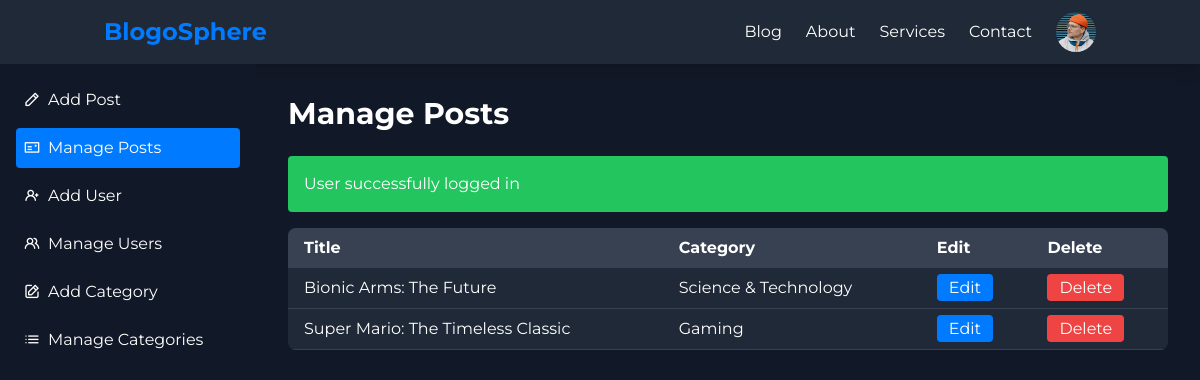
Screenshot of /admin/index.php (signed in) with the database file from the repository.
### tables this page shows
CREATE TABLE `users` (
  `id` int(11) UNSIGNED NOT NULL,
  `firstname` varchar(50) NOT NULL,
  `lastname` varchar(50) NOT NULL,
  `username` varchar(50) NOT NULL,
  `email` varchar(100) NOT NULL,
  `password` varchar(255) NOT NULL,
  `avatar` varchar(255) NOT NULL,
  `is_admin` tinyint(1) NOT NULL
);

CREATE TABLE `posts` (
  `id` int(11) UNSIGNED NOT NULL,
  `title` varchar(255) NOT NULL,
  `body` text NOT NULL,
  `thumbnail` varchar(255) NOT NULL,
  `date_time` timestamp NOT NULL DEFAULT current_timestamp(),
  `category_id` int(11) UNSIGNED DEFAULT NULL,
  `author_id` int(11) UNSIGNED NOT NULL,
  `is_featured` tinyint(1) NOT NULL
);

CREATE TABLE `categories` (
  `id` int(11) UNSIGNED NOT NULL,
  `title` varchar(50) NOT NULL,
  `description` text NOT NULL
);

### admin/index.php (the view, shortened to what this page needs)
<?php
include "../partials/header.php";
$current_user_id = $_SESSION['user-id'];
$query = "SELECT id, title, category_id FROM posts WHERE author_id=$current_user_id ORDER BY id DESC";
$posts = mysqli_query($connection, $query);
?>
<!DOCTYPE html>
<html lang="en">
<head>
    <script src="https://cdn.tailwindcss.com"></script>
    <link rel="stylesheet" href="https://unicons.iconscout.com/release/v4.0.8/css/line.css">
</head>
<body class="bg-v0-dark text-v0-light font-inter">
    <div class="flex min-h-screen">
        <aside class="w-64 bg-gray-900 p-4">
            <nav>
                <ul class="space-y-2">
                    <li>
                        <a href="<?= ROOT_URL ?>admin/add-post.php" class="flex items-center space-x-2 p-2 rounded hover:bg-gray-800 transition duration-200">
                            <i class="uil uil-pen"></i>
                            <span>Add Post</span>
                        </a>
                    </li>
                    <li>
                        <a href="<?= ROOT_URL ?>admin/index.php" class="flex items-center space-x-2 p-2 rounded bg-v0-accent text-white">
                            <i class="uil uil-postcard"></i>
                            <span>Manage Posts</span>
                        </a>
                    </li>
                    <?php if(isset($_SESSION['user_is_admin'])) : ?>
                    <li>
                        <a href="<?= ROOT_URL ?>admin/add-user.php" class="flex items-center space-x-2 p-2 rounded hover:bg-gray-800 transition duration-200">
                            <i class="uil uil-user-plus"></i>
                            <span>Add User</span>
                        </a>
                    </li>
                    <li>
                        <a href="<?= ROOT_URL ?>admin/manage-users.php" class="flex items-center space-x-2 p-2 rounded hover:bg-gray-800 transition duration-200">
                            <i class="uil uil-users-alt"></i>
                            <span>Manage Users</span>
                        </a>
                    </li>
                    <li>
                        <a href="<?= ROOT_URL ?>admin/add-category.php" class="flex items-center space-x-2 p-2 rounded hover:bg-gray-800 transition duration-200">
                            <i class="uil uil-edit"></i>
                            <span>Add Category</span>
                        </a>
                    </li>
                    <li>
                        <a href="<?= ROOT_URL ?>admin/manage-categories.php" class="flex items-center space-x-2 p-2 rounded hover:bg-gray-800 transition duration-200">
                            <i class="uil uil-list-ul"></i>
                            <span>Manage Categories</span>
                        </a>
                    </li>
                    <?php endif ?>
                </ul>
            </nav>
        </aside>
        <main class="flex-1 p-8">
            <h2 class="text-3xl font-bold mb-6">Manage Posts</h2>
            <?php
            $messages = [
                'signin-success' => ['type' => 'success', 'unset' => true],
                'add-post' => ['type' => 'error', 'unset' => true],
                'add-post-success' => ['type' => 'success', 'unset' => true],
                'edit-post' => ['type' => 'error', 'unset' => true],
                'edit-post-success' => ['type' => 'success', 'unset' => true]
            ];
            foreach ($messages as $key => $info) {
                if (isset($_SESSION[$key])) {
                    $type = $info['type'];
                    $bgColor = $type === 'success' ? 'bg-green-500' : 'bg-red-500';
                    echo "<div class='mb-4 p-4 rounded $bgColor'>";
                    echo "<p>{$_SESSION[$key]}</p>";
                    echo "</div>";
                }
            }
            ?>
            <?php if (mysqli_num_rows($posts) > 0): ?>
                <div class="overflow-x-auto">
                    <table class="w-full bg-gray-800 rounded-lg overflow-hidden">
                        <thead class="bg-gray-700">
                            <tr>
                                <th class="px-4 py-2 text-left">Title</th>
                                <th class="px-4 py-2 text-left">Category</th>
                                <th class="px-4 py-2 text-left">Edit</th>
                                <th class="px-4 py-2 text-left">Delete</th>
                            </tr>
                        </thead>
                        <tbody>
                            <?php while($post = mysqli_fetch_assoc($posts)): ?>
                                <?php
                                $category_id = $post['category_id'];
                                $category_query = "SELECT title FROM categories WHERE id=$category_id";
                                $category_result = mysqli_query($connection, $category_query);
                                $category = mysqli_fetch_assoc($category_result);
                                ?>
                                <tr class="border-b border-gray-700">
                                    <td class="px-4 py-2"><?= $post['title'] ?></td>
                                    <td class="px-4 py-2"><?= $category['title'] ?></td>
                                    <td class="px-4 py-2">
                                        <a href="<?= ROOT_URL ?>admin/edit-post.php?id=<?= $post['id'] ?>" class="bg-v0-accent text-white px-3 py-1 rounded hover:bg-blue-600 transition duration-200">Edit</a>
                                    </td>
                                    <td class="px-4 py-2">
                                        <a href="<?= ROOT_URL ?>admin/delete-post.php?id=<?= $post['id'] ?>" class="bg-red-500 text-white px-3 py-1 rounded hover:bg-red-600 transition duration-200">Delete</a>
                                    </td>
                                </tr>
                            <?php endwhile; ?>
                        </tbody>
                    </table>
                </div>
            <?php else: ?>
                <div class="bg-red-500 text-white p-4 rounded">No posts found</div>
            <?php endif; ?>
        </main>
    </div>
</body>
</html>
<?php
include "../partials/footer.php";
?>

### partials/header.php (shortened to what this page needs)
<?php
require 'config/database.php';
if(isset($_SESSION['user-id'])) {
    $id = filter_var($_SESSION['user-id'], FILTER_SANITIZE_NUMBER_INT);
    $query = "SELECT avatar FROM users WHERE id='$id'";
    $result = mysqli_query($connection, $query);
    $avatar =  mysqli_fetch_assoc($result);
}
?>
<!DOCTYPE HTML>
<html lang="en">
<head>
    <script src="https://cdn.tailwindcss.com"></script>
    <link rel="stylesheet" href="https://unicons.iconscout.com/release/v4.0.8/css/line.css">
</head>
<body class="bg-gray-900 text-white font-montserrat">
    <nav class="bg-gray-800 shadow-lg">
        <div class="container mx-auto px-4 py-3 flex items-center justify-between">
            <a href="<?= ROOT_URL ?>index.php" class="text-2xl font-bold text-primary">BlogoSphere</a>
            <ul class="hidden md:flex items-center space-x-6">
                <li><a href="<?= ROOT_URL ?>blog.php" class="hover:text-primary transition duration-300">Blog</a></li>
                <li><a href="<?= ROOT_URL ?>about.php" class="hover:text-primary transition duration-300">About</a></li>
                <li><a href="<?= ROOT_URL ?>services.php" class="hover:text-primary transition duration-300">Services</a></li>
                <li><a href="<?= ROOT_URL ?>contact.php" class="hover:text-primary transition duration-300">Contact</a></li>
                <?php if(isset($_SESSION['user-id'])) : ?>
                <li class="relative group">
                    <div class="w-10 h-10 rounded-full overflow-hidden cursor-pointer">
                        <img src="<?= ROOT_URL . 'images/' . $avatar['avatar'] ?>" alt="User Avatar" class="w-full h-full object-cover">
                    </div>
                </li>
                <?php else : ?>
                    <li><a href="<?= ROOT_URL ?>signin.php" class="hover:text-primary transition duration-300">SignIn</a></li>
                <?php endif ?>
            </ul>
        </div>
    </nav>

### rows the page displays
users: avatar (picture)
posts: title "Bionic Arms: The Future", category.title "Science & Technology"
posts: title "Super Mario: The Timeless Classic", category.title "Gaming"

### other values shown
$_SESSION[$key] "User successfully logged in"
